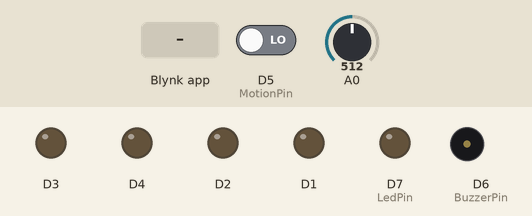
A sketch run on a simulated ESP8266 (NodeMCU). On the bench: output pins drawn as LEDs (lit = HIGH), buzzer (waves = sounding, pin HIGH). The test bench sets the inputs (shaded band); at power-on: D5 (MotionPin) LOW, A0 = 512. WiFi joins after 1.5 s; servers stay silent unless stated; what the sketch prints to the serial monitor is not drawn.

Above: at 3.0 s.
3.1 s: D5 (MotionPin) driven HIGH
At 3.5 s:
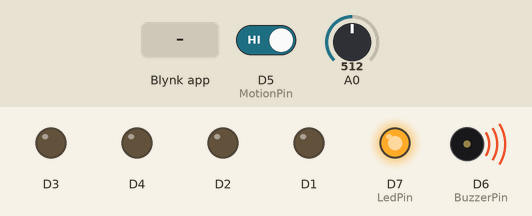
6.1 s: Blynk app writes 0 to V0
At 6.9 s:
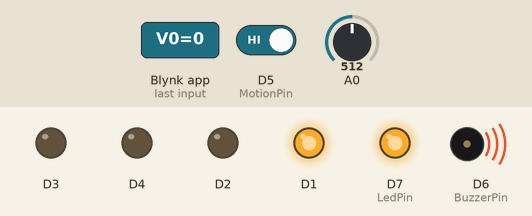
9.1 s: Blynk app writes 0 to V1
At 9.9 s:
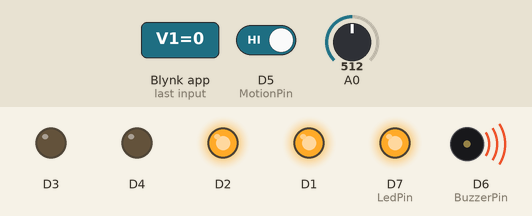
12.1 s: Blynk app writes 1 to V0
At 12.8 s:
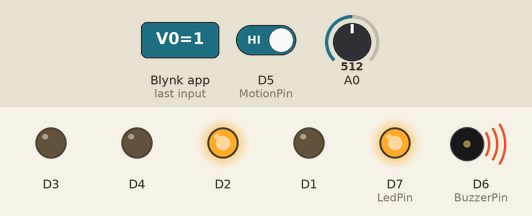
15.1 s: D5 (MotionPin) driven LOW
At 16.3 s:
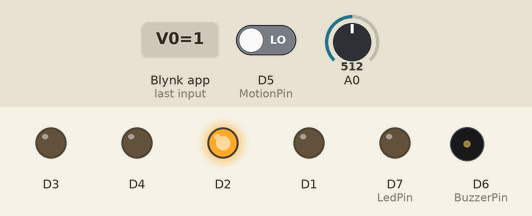
16.6 s: A0 set to 214
18.1 s: A0 set to 190
At 18.5 s:
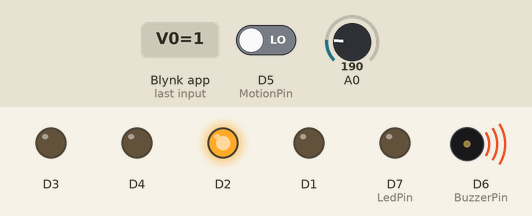
Timing chart, 0 to 20.6 s (numbered marks = the images above; inputs shaded):
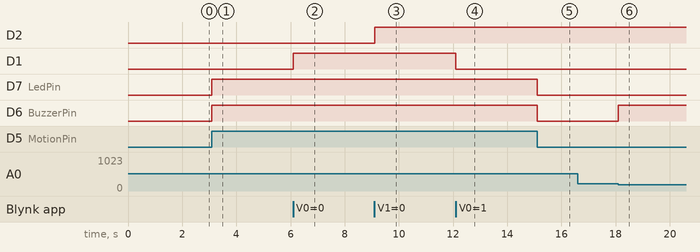

Measured:
- the behaviour switches between 201 and 200 on A0 (found by bisection; images 5 and 6)
- after the input at 3.1 s, D7 (LedPin), D6 (BuzzerPin): LOW → HIGH at once
- after the input at 6.1 s, D1: LOW → HIGH at once
- after the input at 9.1 s, D2: LOW → HIGH at once
- after the input at 12.1 s, D1: HIGH → LOW at once
- after the input at 15.1 s, D7 (LedPin), D6 (BuzzerPin): HIGH → LOW at once
- after the input at 18.1 s, D6 (BuzzerPin): LOW → HIGH at once

The sketch:

homeautomation.ino
```cpp
#define BLYNK_TEMPLATE_ID "TMPLvHkfTAZ0"
#define BLYNK_DEVICE_NAME "Home Automation System"
#define BLYNK_AUTH_TOKEN "0-Zdp4BWEe32G4e8er-79-pdpETN57sr"

#define BLYNK_PRINT Serial
#include <ESP8266WiFi.h>
#include <BlynkSimpleEsp8266.h>

char auth[] = BLYNK_AUTH_TOKEN;


const int Flamepin = D0;
const int threshold = 200; // sets threshold value for flame sensor
int flamesensvalue = 0;
int BuzzerPin = D6;
int MotionPin = D5;
int LedPin= D7;
int LedPinf= D8;
int val = 0;

char ssid[] = "Redmi";
char pass[] = "12345678";

BLYNK_WRITE(V0)
{
  int value = param.asInt();
  Serial.println(value);
  if (value == 1)
  {
    Serial.println("on");
    digitalWrite(D1, LOW);

  }

  if (value == 0)
  {
    Serial.println("off");
    digitalWrite(D1, HIGH);
  }
}


BLYNK_WRITE(V1)
{
  int value = param.asInt();
  Serial.println(value);
  if (value == 1)
  {
    Serial.println("on");
    digitalWrite(D2, LOW);

  }

  if (value == 0)
  {
    Serial.println("off");
    digitalWrite(D2, HIGH);
  }
}


BLYNK_WRITE(V2)
{
  int value = param.asInt();
  Serial.println(value);
  if (value == 1)
  {
    Serial.println("on");
    digitalWrite(D3, LOW);

  }

  if (value == 0)
  {
    Serial.println("off");
    digitalWrite(D3, HIGH);
  }
}

BLYNK_WRITE(V3)
{
  int value = param.asInt();
  Serial.println(value);
  if (value == 1)
  {
    Serial.println("on");
    digitalWrite(D4, LOW);

  }

  if (value == 0)
  {
    Serial.println("off");
    digitalWrite(D4, HIGH);
  }
}
void setup()
{

  Serial.begin(115200);

  Blynk.begin(auth, ssid, pass);

  pinMode(D1, OUTPUT);

  pinMode(D2, OUTPUT);

  pinMode(D3, OUTPUT);

  pinMode(D4, OUTPUT);

  pinMode(MotionPin, INPUT);
  pinMode(Flamepin, INPUT);
  pinMode(BuzzerPin, OUTPUT);
  pinMode(LedPin, OUTPUT);
}

void loop()
{
  Blynk.run();
  // motion
  val = digitalRead(MotionPin);

  if (val == HIGH)
  {
    digitalWrite(BuzzerPin, HIGH);
    digitalWrite(LedPin, HIGH);

   // Serial.println("Motion detected!");
    delay(1000);

  }
  else
  {
    digitalWrite(BuzzerPin, LOW);
    digitalWrite(LedPin, LOW);

    Serial.println("Motion ended!");

  }

  //flame
 flamesensvalue = analogRead(Flamepin); // reads analog data from flame sensor
  if (flamesensvalue <= threshold) { // compares reading from flame sensor with the threshold value
    digitalWrite(BuzzerPin, HIGH);

    digitalWrite(LedPinf, HIGH);
    delay(1000); //stops program for 1 second
  }
  else {
    digitalWrite(BuzzerPin, LOW);

    digitalWrite(LedPinf,LOW);
  }

}
```
